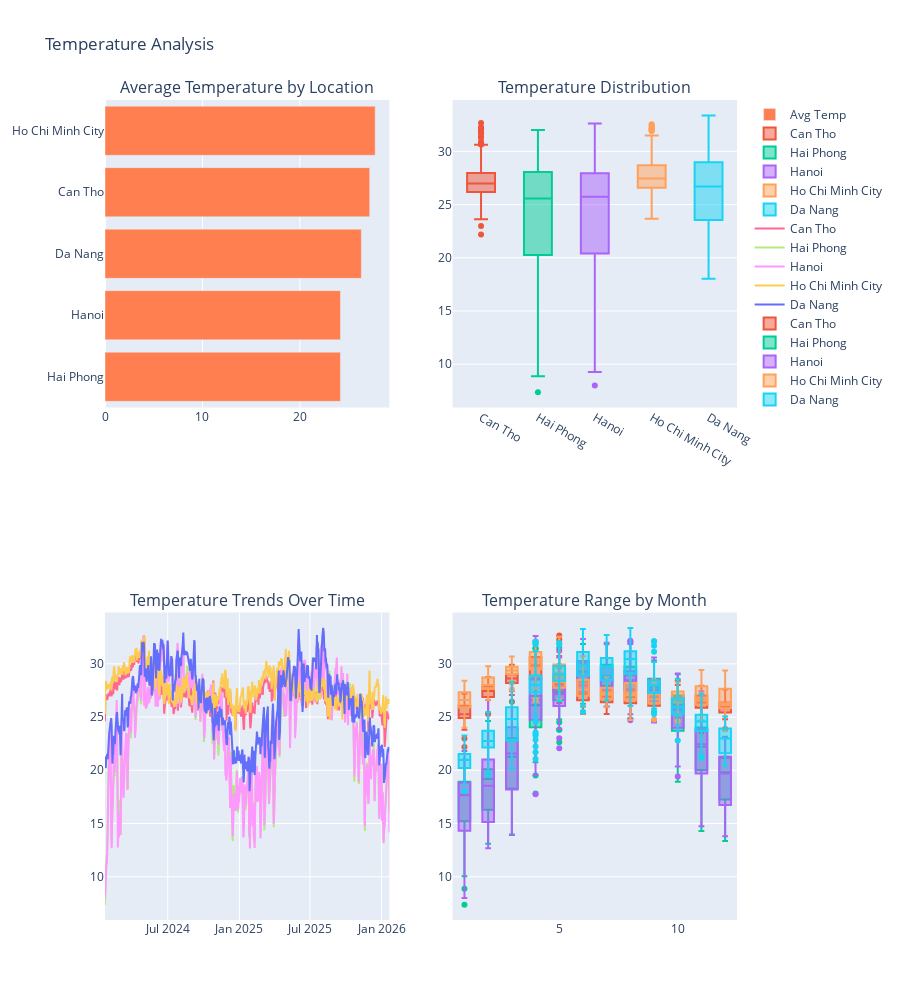

Notebook code cell kept with this figure:
### Code cell
# 2: Temperature Analysis by Location
print("=" * 80)
print("TEMPERATURE ANALYSIS BY LOCATION")
print("=" * 80)

fig = make_subplots(
    rows=2, cols=2,
    subplot_titles=('Average Temperature by Location', 
                   'Temperature Distribution',
                   'Temperature Trends Over Time',
                   'Temperature Range by Month'),
    specs=[[{"type": "bar"}, {"type": "box"}],
           [{"type": "scatter"}, {"type": "box"}]]
)

# 1. Average temperature by location
avg_by_loc = df_daily.groupby('location_name')['avg_temperature'].mean().sort_values()
fig.add_trace(
    go.Bar(x=avg_by_loc.values, y=avg_by_loc.index, orientation='h', 
           marker_color='coral', name='Avg Temp'),
    row=1, col=1
)

# 2. Temperature distribution by location
for location in df_daily['location_name'].unique():
    loc_data = df_daily[df_daily['location_name'] == location]
    fig.add_trace(
        go.Box(y=loc_data['avg_temperature'], name=location),
        row=1, col=2
    )

# 3. Temperature trends over time
for location in df_daily['location_name'].unique():
    loc_data = df_daily[df_daily['location_name'] == location].sort_values('date')
    fig.add_trace(
        go.Scatter(x=loc_data['date'], y=loc_data['avg_temperature'], 
                  mode='lines', name=location),
        row=2, col=1
    )

# 4. Temperature range by month
monthly_data = df_daily.groupby('month').agg({
    'avg_temperature': 'mean',
    'max_temperature': 'max',
    'min_temperature': 'min'
}).reset_index()

for location in df_daily['location_name'].unique():
    loc_monthly = df_daily[df_daily['location_name'] == location].groupby('month')['avg_temperature'].mean()
    fig.add_trace(
        go.Box(x=df_daily[df_daily['location_name'] == location]['month'], 
               y=df_daily[df_daily['location_name'] == location]['avg_temperature'],
               name=location),
        row=2, col=2
    )

fig.update_layout(height=1000, showlegend=True, title_text="Temperature Analysis")
fig.show()

# Statistical summary
print("\nTemperature Statistics by Location:")
temp_stats = df_daily.groupby('location_name')['avg_temperature'].describe()
display(temp_stats)

### Figure 1 — Plotly figure (JSON) as saved in the notebook; plotly's stock layout.template omitted (floating-point values rounded to 4 significant figures; data arrays with more than 128 entries replaced by an {"elided": "..."} marker saying what was removed)
{"data": [{"marker": {"color": "coral"}, "name": "Avg Temp", "orientation": "h", "type": "bar", "x": [24.16, 24.16, 26.31, 27.17, 27.73], "xaxis": "x", "y": ["Hai Phong", "Hanoi", "Da Nang", "Can Tho", "Ho Chi Minh City"], "yaxis": "y"}, {"name": "Can Tho", "type": "box", "xaxis": "x2", "y": {"elided": "731 float values"}, "yaxis": "y2"}, {"name": "Hai Phong", "type": "box", "xaxis": "x2", "y": {"elided": "731 float values"}, "yaxis": "y2"}, {"name": "Hanoi", "type": "box", "xaxis": "x2", "y": {"elided": "731 float values"}, "yaxis": "y2"}, {"name": "Ho Chi Minh City", "type": "box", "xaxis": "x2", "y": {"elided": "731 float values"}, "yaxis": "y2"}, {"name": "Da Nang", "type": "box", "xaxis": "x2", "y": {"elided": "731 float values"}, "yaxis": "y2"}, {"mode": "lines", "name": "Can Tho", "type": "scatter", "x": {"elided": "731 str values"}, "xaxis": "x3", "y": {"elided": "731 float values"}, "yaxis": "y3"}, {"mode": "lines", "name": "Hai Phong", "type": "scatter", "x": {"elided": "731 str values"}, "xaxis": "x3", "y": {"elided": "731 float values"}, "yaxis": "y3"}, {"mode": "lines", "name": "Hanoi", "type": "scatter", "x": {"elided": "731 str values"}, "xaxis": "x3", "y": {"elided": "731 float values"}, "yaxis": "y3"}, {"mode": "lines", "name": "Ho Chi Minh City", "type": "scatter", "x": {"elided": "731 str values"}, "xaxis": "x3", "y": {"elided": "731 float values"}, "yaxis": "y3"}, {"mode": "lines", "name": "Da Nang", "type": "scatter", "x": {"elided": "731 str values"}, "xaxis": "x3", "y": {"elided": "731 float values"}, "yaxis": "y3"}, {"name": "Can Tho", "type": "box", "x": {"elided": "731 int values"}, "xaxis": "x4", "y": {"elided": "731 float values"}, "yaxis": "y4"}, {"name": "Hai Phong", "type": "box", "x": {"elided": "731 int values"}, "xaxis": "x4", "y": {"elided": "731 float values"}, "yaxis": "y4"}, {"name": "Hanoi", "type": "box", "x": {"elided": "731 int values"}, "xaxis": "x4", "y": {"elided": "731 float values"}, "yaxis": "y4"}, {"name": "Ho Chi Minh City", "type": "box", "x": {"elided": "731 int values"}, "xaxis": "x4", "y": {"elided": "731 float values"}, "yaxis": "y4"}, {"name": "Da Nang", "type": "box", "x": {"elided": "731 int values"}, "xaxis": "x4", "y": {"elided": "731 float values"}, "yaxis": "y4"}], "layout": {"annotations": [{"font": {"size": 16}, "showarrow": false, "text": "Average Temperature by Location", "x": 0.225, "xanchor": "center", "xref": "paper", "y": 1, "yanchor": "bottom", "yref": "paper"}, {"font": {"size": 16}, "showarrow": false, "text": "Temperature Distribution", "x": 0.775, "xanchor": "center", "xref": "paper", "y": 1, "yanchor": "bottom", "yref": "paper"}, {"font": {"size": 16}, "showarrow": false, "text": "Temperature Trends Over Time", "x": 0.225, "xanchor": "center", "xref": "paper", "y": 0.375, "yanchor": "bottom", "yref": "paper"}, {"font": {"size": 16}, "showarrow": false, "text": "Temperature Range by Month", "x": 0.775, "xanchor": "center", "xref": "paper", "y": 0.375, "yanchor": "bottom", "yref": "paper"}], "height": 1000, "showlegend": true, "title": {"text": "Temperature Analysis"}, "xaxis": {"anchor": "y", "domain": [0, 0.45]}, "xaxis2": {"anchor": "y2", "domain": [0.55, 1]}, "xaxis3": {"anchor": "y3", "domain": [0, 0.45]}, "xaxis4": {"anchor": "y4", "domain": [0.55, 1]}, "yaxis": {"anchor": "x", "domain": [0.625, 1]}, "yaxis2": {"anchor": "x2", "domain": [0.625, 1]}, "yaxis3": {"anchor": "x3", "domain": [0, 0.375]}, "yaxis4": {"anchor": "x4", "domain": [0, 0.375]}}}
